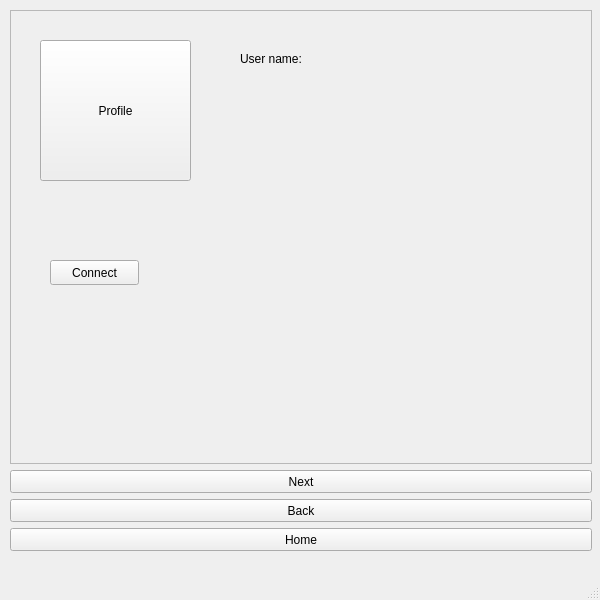
<?xml version="1.0" encoding="UTF-8"?>
<ui version="4.0">
 <class>MainWindow</class>
 <widget class="QMainWindow" name="MainWindow">
  <property name="geometry">
   <rect>
    <x>0</x>
    <y>0</y>
    <width>600</width>
    <height>600</height>
   </rect>
  </property>
  <property name="windowTitle">
   <string>MainWindow</string>
  </property>
  <widget class="QWidget" name="centralwidget">
   <widget class="QPushButton" name="Back">
    <property name="geometry">
     <rect>
      <x>10</x>
      <y>499</y>
      <width>582</width>
      <height>23</height>
     </rect>
    </property>
    <property name="text">
     <string>Back</string>
    </property>
   </widget>
   <widget class="QPushButton" name="next">
    <property name="geometry">
     <rect>
      <x>10</x>
      <y>470</y>
      <width>582</width>
      <height>23</height>
     </rect>
    </property>
    <property name="text">
     <string>Next</string>
    </property>
   </widget>
   <widget class="QPushButton" name="home">
    <property name="geometry">
     <rect>
      <x>10</x>
      <y>528</y>
      <width>582</width>
      <height>23</height>
     </rect>
    </property>
    <property name="text">
     <string>Home</string>
    </property>
   </widget>
   <widget class="QFrame" name="frame">
    <property name="geometry">
     <rect>
      <x>10</x>
      <y>10</y>
      <width>582</width>
      <height>454</height>
     </rect>
    </property>
    <property name="frameShape">
     <enum>QFrame::StyledPanel</enum>
    </property>
    <property name="frameShadow">
     <enum>QFrame::Raised</enum>
    </property>
    <widget class="QPushButton" name="profile">
     <property name="geometry">
      <rect>
       <x>30</x>
       <y>30</y>
       <width>151</width>
       <height>141</height>
      </rect>
     </property>
     <property name="text">
      <string>Profile</string>
     </property>
    </widget>
    <widget class="QLabel" name="label">
     <property name="geometry">
      <rect>
       <x>230</x>
       <y>40</y>
       <width>91</width>
       <height>17</height>
      </rect>
     </property>
     <property name="text">
      <string>User name:</string>
     </property>
    </widget>
    <widget class="QLabel" name="Username">
     <property name="geometry">
      <rect>
       <x>340</x>
       <y>70</y>
       <width>131</width>
       <height>17</height>
      </rect>
     </property>
     <property name="text">
      <string/>
     </property>
    </widget>
    <widget class="QPushButton" name="ConnectButton">
     <property name="geometry">
      <rect>
       <x>40</x>
       <y>250</y>
       <width>89</width>
       <height>25</height>
      </rect>
     </property>
     <property name="text">
      <string>Connect</string>
     </property>
    </widget>
   </widget>
  </widget>
  <widget class="QMenuBar" name="menubar">
   <property name="geometry">
    <rect>
     <x>0</x>
     <y>0</y>
     <width>600</width>
     <height>21</height>
    </rect>
   </property>
  </widget>
  <widget class="QStatusBar" name="statusbar"/>
 </widget>
 <resources/>
 <connections/>
</ui>
